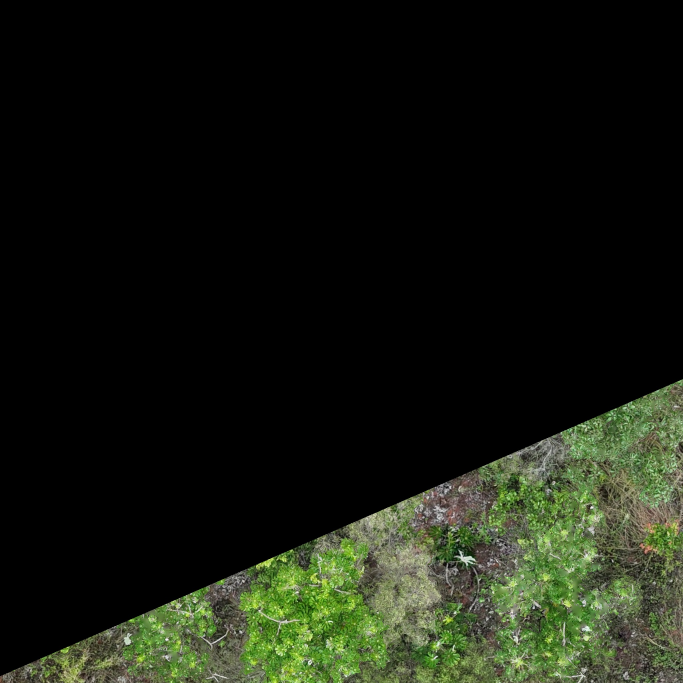
#> input picture data/validacao_backup_20260705_140926/tile_0048/tile_0048.jpg, 2048 x 2048 px (shown at 1/3 size)
$ python -i deteccao.py   (imports and definitions only)
#> lines starting #> are read from the running program, lines starting #| are printed output that depends on the picture; after the words box and inside, x2 and y2 are one past the last pixel; in counts of white or black regions, pixels touching at a corner belong together
#> further down, picture is the input picture: shape (2048, 2048, 3); mean B, G, R 16.4, 26.9, 22.5
import cv2
import numpy as np
import matplotlib
# [1 line not run here, left out]
import matplotlib.pyplot as plt
import os

HSV_LOWER   = np.array([44, 144, 104])
HSV_UPPER   = np.array([58, 231, 203])
BLUR_KERNEL = (9, 9)
CLOSE_SIZE  = 25
OPEN_SIZE   = 9
AREA_MIN    = 10_000


def detectar(img_bgr):
    img_rgb = cv2.cvtColor(img_bgr, cv2.COLOR_BGR2RGB)
    blurred = cv2.GaussianBlur(img_bgr, BLUR_KERNEL, 0)

    hsv        = cv2.cvtColor(blurred, cv2.COLOR_BGR2HSV)
#> hsv: shape (2048, 2048, 3); mean H, S, V 9.2, 22.8, 27.1
    mask_bruta = cv2.inRange(hsv, HSV_LOWER, HSV_UPPER)
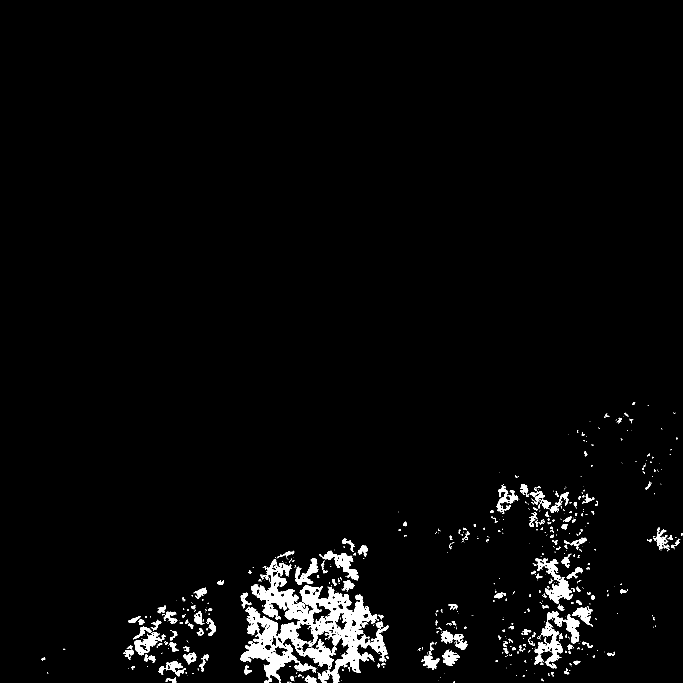
#> mask_bruta: shape (2048, 2048) (shown at 1/3 size); 2.7% white; 576 white regions (362 under 20 px), largest, box (x1, y1, x2, y2) and area: (720, 1677, 1165, 2048) 58243, (1602, 1833, 1740, 2005) 7133, (1606, 1674, 1718, 1811) 4617

    k_close    = cv2.getStructuringElement(cv2.MORPH_ELLIPSE, (CLOSE_SIZE, CLOSE_SIZE))
    k_open     = cv2.getStructuringElement(cv2.MORPH_ELLIPSE, (OPEN_SIZE, OPEN_SIZE))
    mask_fecha = cv2.morphologyEx(mask_bruta, cv2.MORPH_CLOSE, k_close)
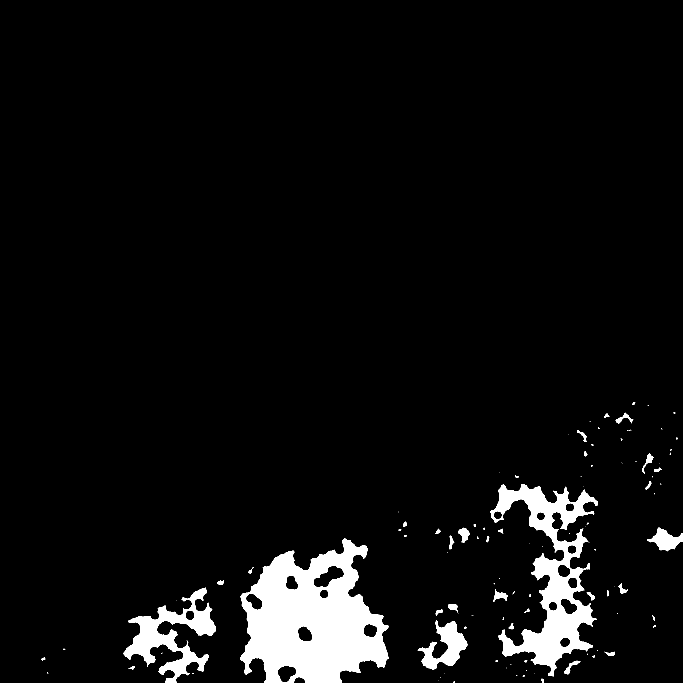
#> mask_fecha: shape (2048, 2048) (shown at 1/3 size); 5.4% white; 111 white regions (64 under 20 px), largest, box (x1, y1, x2, y2) and area: (720, 1616, 1167, 2048) 118758, (1470, 1452, 1794, 2029) 60694, (370, 1763, 648, 2048) 25972
    mask_limpa = cv2.morphologyEx(mask_fecha, cv2.MORPH_OPEN,  k_open)
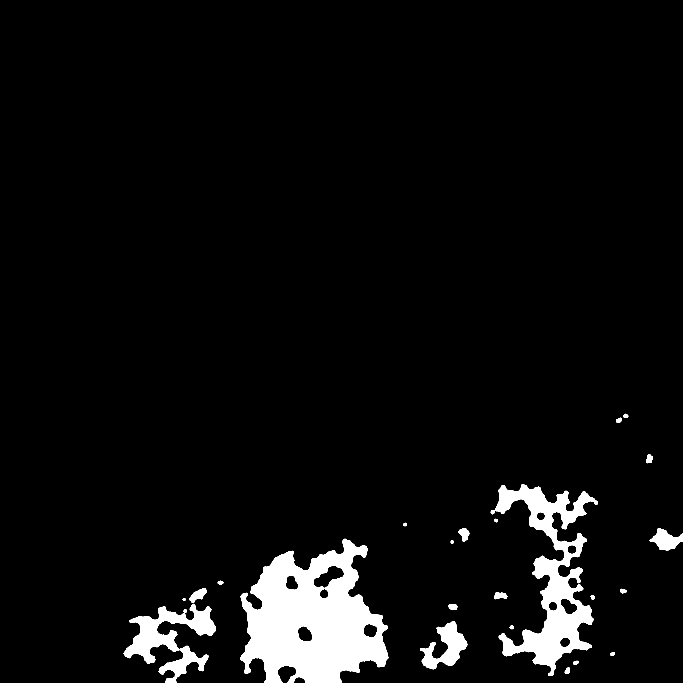
#> mask_limpa: shape (2048, 2048) (shown at 1/3 size); 5.2% white; 26 white regions

    todos, _  = cv2.findContours(mask_limpa, cv2.RETR_EXTERNAL, cv2.CHAIN_APPROX_SIMPLE)
#> todos = 26 contours; largest, box (x1, y1, x2, y2) and area: (721, 1616, 1165, 2048) 125234, (1485, 1453, 1793, 2028) 61148, (371, 1811, 648, 1991) 17888, (1260, 1864, 1402, 2008) 8798, (476, 1937, 626, 2048) 5310
    contornos = [c for c in todos if cv2.contourArea(c) > AREA_MIN]
#> contornos = 3 contours; box (x1, y1, x2, y2) and area: (721, 1616, 1165, 2048) 125234, (1485, 1453, 1793, 2028) 61148, (371, 1811, 648, 1991) 17888

    resultado = img_rgb.copy()
    for c in contornos:
        hull = cv2.convexHull(c)
        x, y, _, _ = cv2.boundingRect(hull)
        cv2.drawContours(resultado, [hull], -1, (0, 200, 255), 3)
        cv2.putText(resultado, 'Cecropia', (x, y - 10),
                    cv2.FONT_HERSHEY_SIMPLEX, 0.8, (0, 200, 255), 3)
#> this loop made 3 passes
#> (x, y) on passes 1 to 3: (371, 1811), (721, 1616), (1485, 1453)

    return {
        "img_rgb":      img_rgb,
        "suavizado":    cv2.cvtColor(blurred, cv2.COLOR_BGR2RGB),
        "hsv":          hsv,
        "mask_bruta":   mask_bruta,
        "mask_fecha":   mask_fecha,
        "mask_limpa":   mask_limpa,
        "contornos":    contornos,
        "resultado":    resultado,
        "count":        len(contornos),
        "areas_px":     [cv2.contourArea(c) for c in contornos],
        "coverage_pct": float(np.count_nonzero(mask_limpa)) / mask_limpa.size * 100,
    }


def salvar_passo_a_passo(r, nome_tile, passo_a_passo_dir):
    paineis = [
        (r["img_rgb"],        "1. Original",                   None),
        (r["suavizado"],      "2. Gaussian Blur (9×9)",         None),
        (r["hsv"][:, :, 0],  "3. Canal H (Matiz)",             "hsv"),
        (r["hsv"][:, :, 1],  "4. Canal S (Saturação)",         "gray"),
        (r["hsv"][:, :, 2],  "5. Canal V (Valor/Brilho)",      "gray"),
        (r["mask_bruta"],     "6. Máscara Bruta (inRange)",     "gray"),
        (r["mask_limpa"],     "7. Máscara Limpa (CLOSE+OPEN)",  "gray"),
        (r["resultado"],      f"8. Resultado — {r['count']} detecções", None),
    ]
    _, axs = plt.subplots(2, 4, figsize=(24, 12))
    plt.suptitle(f"Pipeline — Cecropia / Embaúba ({nome_tile})",
                 fontsize=14, fontweight="bold", y=1.01)
    for ax, (img, titulo, cmap) in zip(axs.flat, paineis):
        ax.imshow(img, cmap=cmap)
        ax.set_title(titulo, fontsize=9, fontweight="bold")
        ax.axis("off")
    plt.tight_layout()
    plt.savefig(os.path.join(passo_a_passo_dir, nome_tile.replace(".jpg", ".png")),
                dpi=80, bbox_inches="tight")
    plt.close()

>>> import cv2
>>> picture = cv2.imread('data/validacao_backup_20260705_140926/tile_0048/tile_0048.jpg')
>>> result = detectar(picture)
#> result = 11 items
